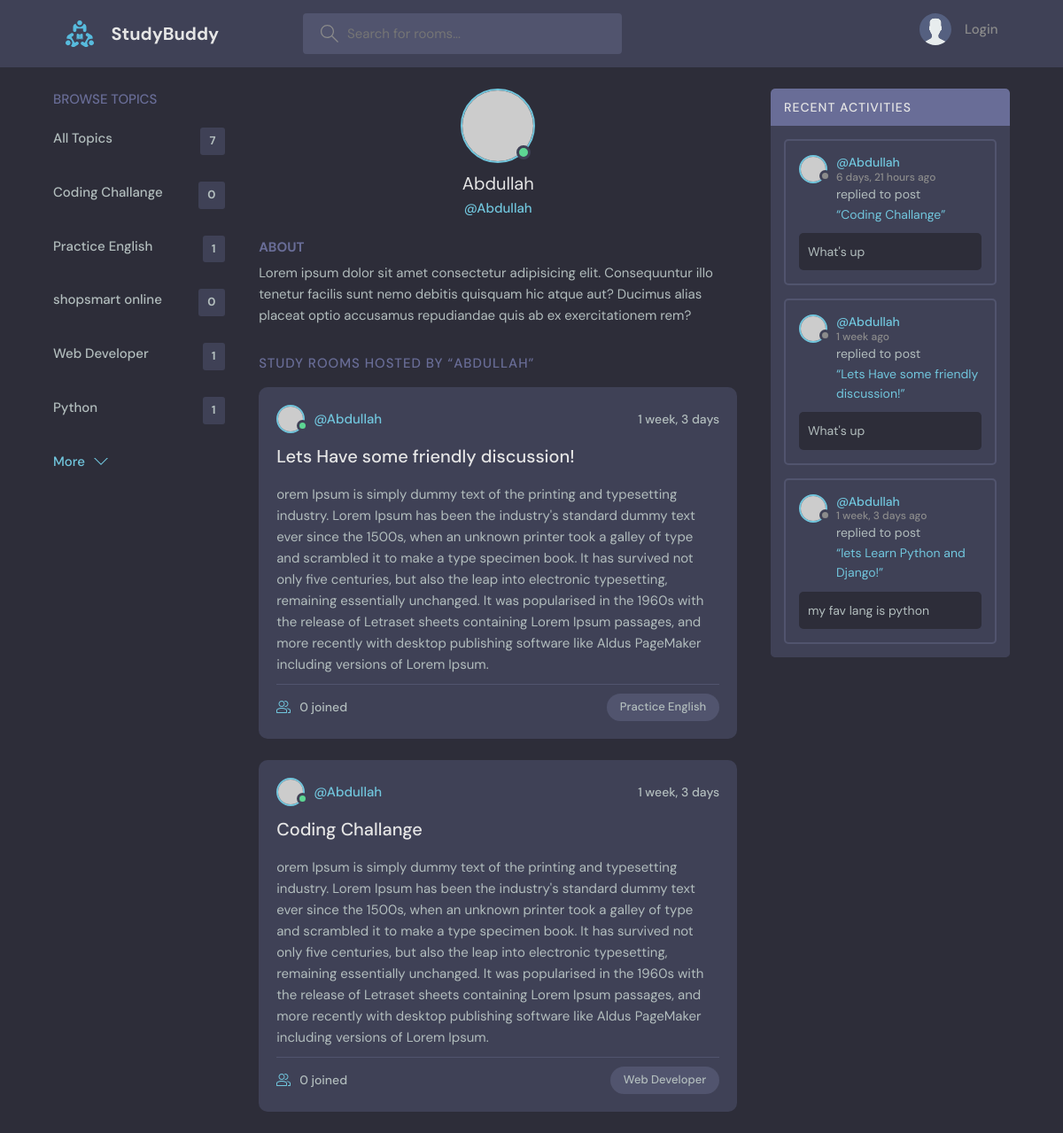
Before: /userProfile/1/ with the older database file.
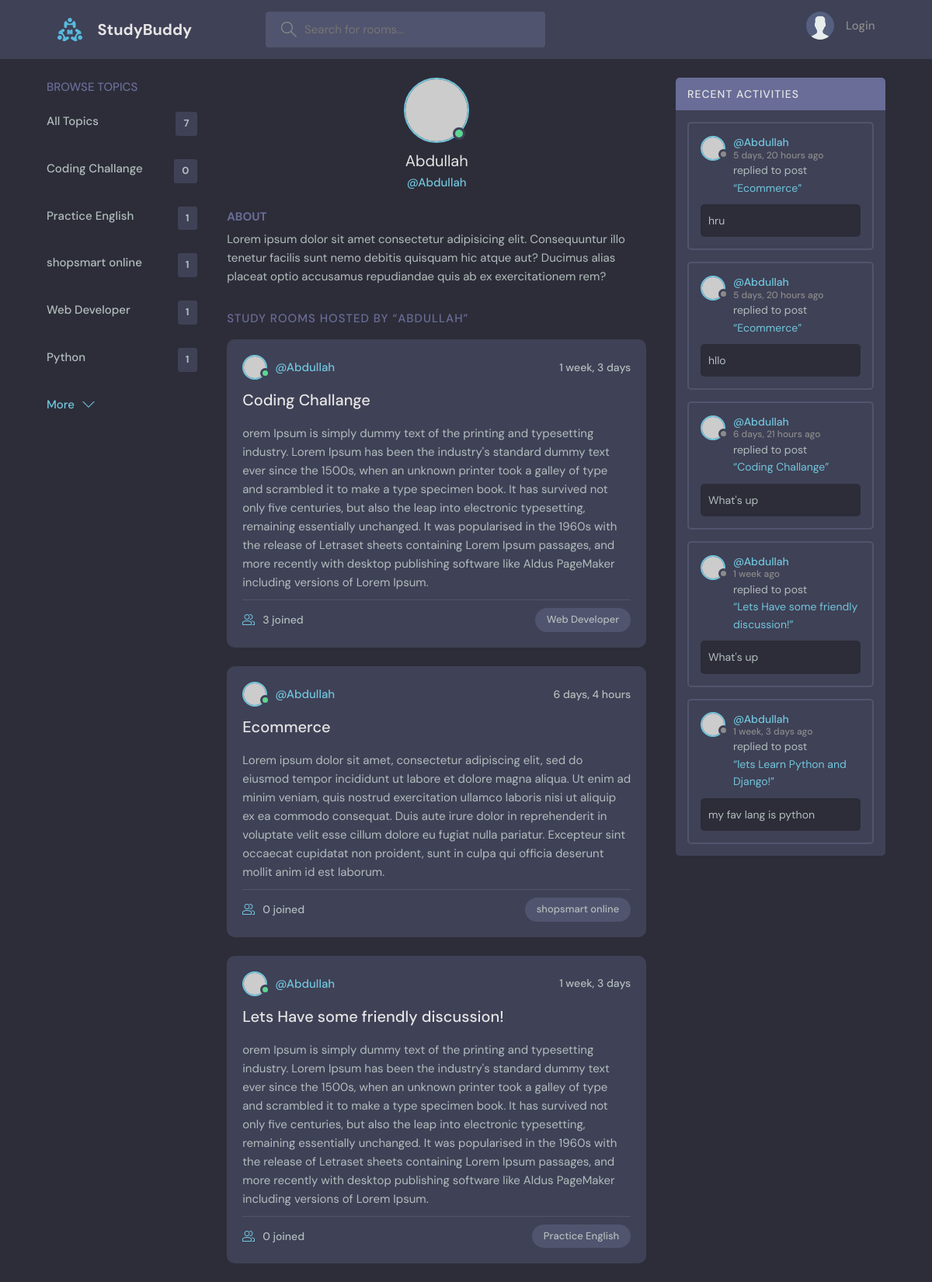
After: the same page with the newer database file.
### base/models.py (models this page shows, shortened)
class Topic(models.Model):
    name = models.CharField(max_length=200)
    def __str__(self):
        return self.name

class Room(models.Model):
    host = models.ForeignKey(User, on_delete=models.SET_NULL, null=True)
    topic = models.ForeignKey(Topic, on_delete=models.SET_NULL, null=True)
    name = models.CharField(max_length=200)
    participants = models.ManyToManyField(User,related_name="participants",blank=True)
    description = models.TextField(null=True, blank=True)
    updated = models.DateTimeField(auto_now=True)
    created = models.DateTimeField(auto_now_add=True)
    class Meta:
        ordering = ['-updated', '-created']
    def __str__(self):
        return self.name

class Message(models.Model):
    user = models.ForeignKey(User, on_delete=models.CASCADE)
    room = models.ForeignKey(Room, on_delete=models.CASCADE)
    body = models.TextField()
    updated = models.DateTimeField(auto_now=True)
    created = models.DateTimeField(auto_now_add=True)
    class Meta:
        ordering = ['-updated', '-created']

### base/views.py (the view)
# urls.py: path('userProfile/<str:pk>/',views.userProfile,name="userProfile"),
def userProfile(request, pk):
    user = User.objects.get(id=pk)
    rooms = user.room_set.all()  # Rooms where the user is the host
    participants = User.objects.filter(participants__in=rooms).distinct()  # Get all unique participants
    room_messages = user.message_set.all()
    topics = Topic.objects.annotate(room_count=Count('room'))
    context = {
        'user': user,
        'rooms': rooms,
        'participants': participants,  # Unique participants
        'room_messages': room_messages,
        'topics': topics
    }
    return render(request, 'base/user_profile.html', context)

### base/templates/base/user_profile.html (shortened to what this page needs)
{% extends 'main.html' %}
{% block content %}
  <main class="profile-page layout layout--3">
    <div class="container">
      <div class="topics">
     {% include 'base/topic_component.html' %}
      </div>
      <div class="roomList">
        <div class="profile">
          <div class="profile__avatar">
            <div class="avatar avatar--large active">
              <img src="https://randomuser.me/api/portraits/men/11.jpg" />
            </div>
          </div>
          <div class="profile__info">
            <h3>{{user.username}}</h3>
            <p>@{{user.username}}</p>
          </div>
          <div class="profile__about">
            <h3>About</h3>
            <p>
              Lorem ipsum dolor sit amet consectetur adipisicing elit. Consequuntur illo tenetur
              facilis sunt nemo debitis quisquam hic atque aut? Ducimus alias placeat optio
              accusamus repudiandae quis ab ex exercitationem rem?
            </p>
          </div>
        </div>
        <div class="roomList__header">
          <div>
            <h2>Study Rooms Hosted by “{{user.username}}”</a>
            </h2>
          </div>
        </div>
        {% for room in rooms %}
        <div class="roomListRoom">
          <div class="roomListRoom__header">
            <a href="" class="roomListRoom__author">
              <div class="avatar avatar--small active">
                <img src="https://randomuser.me/api/portraits/men/11.jpg" />
              </div>
              <span>@{{user.username}}</span>
            </a>
            <div class="roomListRoom__actions">
              <span>{{ room.created|timesince }}</span>
            </div>
          </div>
          <div class="roomListRoom__content">
            <a href="{% url 'room' room.id %}"> {{room.name}}</a>
            <p>
              {{room.description}}
            </p>
          </div>
          <div class="roomListRoom__meta">
            <a class="roomListRoom__joined">
              {{room.participants.count}} joined
            </a>
            <p class="roomListRoom__topic">{{room.topic}}</p>
          </div>
        </div>
        {% empty %}
        <p>There is no room Hosted by "{{user.username}}".</p>
        {% endfor %}
      </div>
      <div class="activities">
        {% include 'base/activity_component.html' %}
      </div>
    </div>
  </main>
  {% endblock content %}

### base/templates/base/topic_component.html
{% block content %}
<div class="topics">
  <div class="topics__header">
    <h2>Browse Topics</h2>
  </div>
  <ul class="topics__list">
    <li>
      <a href="{% url 'home' %}">All Topics<span>{{ topics.count }}</span></a>
    </li>
    {% for topic in topics|slice:":5" %}
    <li>
      <div>
        <a href="{% url 'home' %}?q={{ topic.name }}"
          >{{ topic.name }} <span>{{ topic.room_count }}</span></a
        >
      </div>
    </li>
    {% endfor %}
  </ul>
  <a class="btn btn--link" href="{% url 'topics' %}">
    More
    <svg
      version="1.1"
      xmlns="http://www.w3.org/2000/svg"
      width="32"
      height="32"
      viewBox="0 0 32 32"
    >
      <title>chevron-down</title>
      <path d="M16 21l-13-13h-3l16 16 16-16h-3l-13 13z"></path>
    </svg>
  </a>
</div>
{% endblock content %}

### base/templates/base/activity_component.html (shortened to what this page needs)
<div class="activities">
  <div class="activities__header">
    <h2>Recent Activities</h2>
  </div>
  {% for msg in room_messages %}
  <div class="activities__box">
    <div class="activities__boxHeader roomListRoom__header">
      <a
        href="{% url 'userProfile' msg.user.id %}"
        class="roomListRoom__author"
      >
        <div class="avatar avatar--small">
          <img src="https://randomuser.me/api/portraits/women/11.jpg" />
        </div>
        <p>
          @{{msg.user}}
          <span>{{ msg.created|timesince }} ago</span>
        </p>
      </a>
    </div>
    <div class="activities__boxContent">
      <p>
        replied to post
        <a href="{% url 'room' msg.room.id %}">“{{msg.room}}”</a>
      </p>
      <div class="activities__boxRoomContent">{{ msg.body }}</div>
    </div>
  </div>
  {% empty %}
  <pre>   No Recent Activity.</pre>
  {% endfor %}
</div>

Changed rows visible on the page:
computed for Topic "shopsmart online": room_count "0" → "1"
changed Room "Coding Challange": participants.count "0" → "3"; moves up the list
added Room: {{ user.username }} "Abdullah", created "6 days, 4 hours", name "Ecommerce", description "Lorem ipsum dolor sit amet, consectetur adipiscing elit, sed do eiusmod tempor incididunt ut labore et dolore magna aliqua. Ut enim ad minim veniam, quis nostrud exercitation ullamco laboris nisi ut aliquip ex ea commodo consequat. Duis aute irure dolor in reprehenderit in voluptate velit esse cillum dolore eu fugiat nulla pariatur. Excepteur sint occaecat cupidatat non proident, sunt in culpa qui officia deserunt mollit anim id est laborum.", participants.count "0", topic "shopsmart online"
added Message: user "Abdullah", created "5 days, 20 hours", room "Ecommerce", body "hru"
added Message: user "Abdullah", created "5 days, 20 hours", room "Ecommerce", body "hllo"
